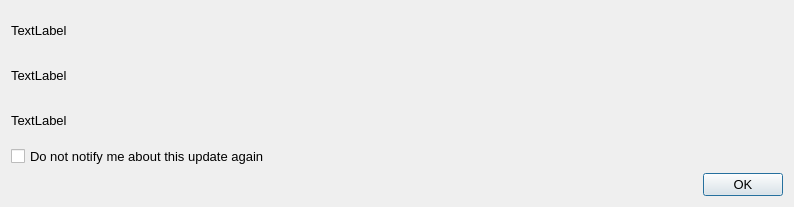
<?xml version="1.0" encoding="UTF-8"?>
<ui version="4.0">
 <class>update_dialog_box</class>
 <widget class="QDialog" name="update_dialog_box">
  <property name="geometry">
   <rect>
    <x>0</x>
    <y>0</y>
    <width>794</width>
    <height>207</height>
   </rect>
  </property>
  <property name="font">
   <font>
    <pointsize>10</pointsize>
   </font>
  </property>
  <property name="windowTitle">
   <string>Update</string>
  </property>
  <property name="windowIcon">
   <iconset>
    <normaloff>Images/update.png</normaloff>Images/update.png</iconset>
  </property>
  <layout class="QGridLayout" name="gridLayout_2">
   <item row="0" column="0">
    <layout class="QGridLayout" name="gridLayout">
     <item row="0" column="0">
      <widget class="QLabel" name="label">
       <property name="text">
        <string>TextLabel</string>
       </property>
      </widget>
     </item>
     <item row="3" column="0">
      <widget class="QCheckBox" name="do_not_notify_checkbox">
       <property name="text">
        <string>Do not notify me about this update again</string>
       </property>
      </widget>
     </item>
     <item row="4" column="0">
      <widget class="QDialogButtonBox" name="buttonBox">
       <property name="font">
        <font>
         <pointsize>10</pointsize>
        </font>
       </property>
       <property name="orientation">
        <enum>Qt::Horizontal</enum>
       </property>
       <property name="standardButtons">
        <set>QDialogButtonBox::Ok</set>
       </property>
      </widget>
     </item>
     <item row="1" column="0">
      <widget class="QLabel" name="link_label">
       <property name="text">
        <string>TextLabel</string>
       </property>
      </widget>
     </item>
     <item row="2" column="0">
      <widget class="QLabel" name="direct_link_label">
       <property name="text">
        <string>TextLabel</string>
       </property>
      </widget>
     </item>
    </layout>
   </item>
  </layout>
 </widget>
 <resources/>
 <connections>
  <connection>
   <sender>buttonBox</sender>
   <signal>accepted()</signal>
   <receiver>update_dialog_box</receiver>
   <slot>accept()</slot>
   <hints>
    <hint type="sourcelabel">
     <x>248</x>
     <y>254</y>
    </hint>
    <hint type="destinationlabel">
     <x>157</x>
     <y>274</y>
    </hint>
   </hints>
  </connection>
  <connection>
   <sender>buttonBox</sender>
   <signal>rejected()</signal>
   <receiver>update_dialog_box</receiver>
   <slot>reject()</slot>
   <hints>
    <hint type="sourcelabel">
     <x>316</x>
     <y>260</y>
    </hint>
    <hint type="destinationlabel">
     <x>286</x>
     <y>274</y>
    </hint>
   </hints>
  </connection>
 </connections>
</ui>
